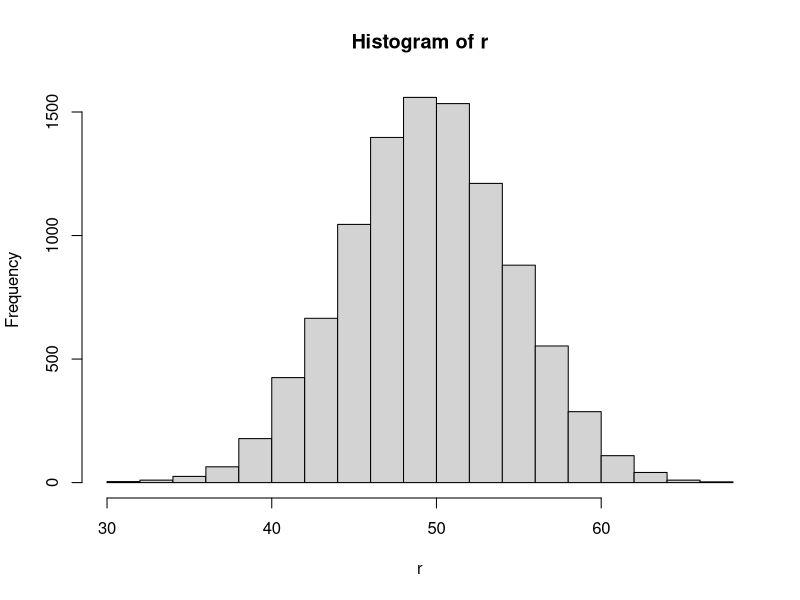

Reproduce this figure in R.
## ---- chunk 1
r <- rbinom(n = 10000, size = 100, prob = 0.5)
hist(r)
## ---- chunk 2
pbinom(q = 63, size = 100,prob = 0.5,lower.tail = FALSE)
## ---- chunk 3
pbinom(q = 36, size = 100,prob = 0.5)

## ---- chunk 4
binom.test( x=62, n=1000, p=.5 )



## ---- chunk 5
library(pwr)
pwr.p.test(h = ES.h(p1 = 0.75, p2 = 0.5),
           sig.level = 0.05,
           power = 0.80,
           alternative = "greater")
## ---- chunk 6
pwr.p.test(n = 100,
           sig.level = 0.001,
           power = 0.80,
           alternative = "greater")
## ---- chunk 7
ES.h(p1 = 0.95, p2 = 0.5)
